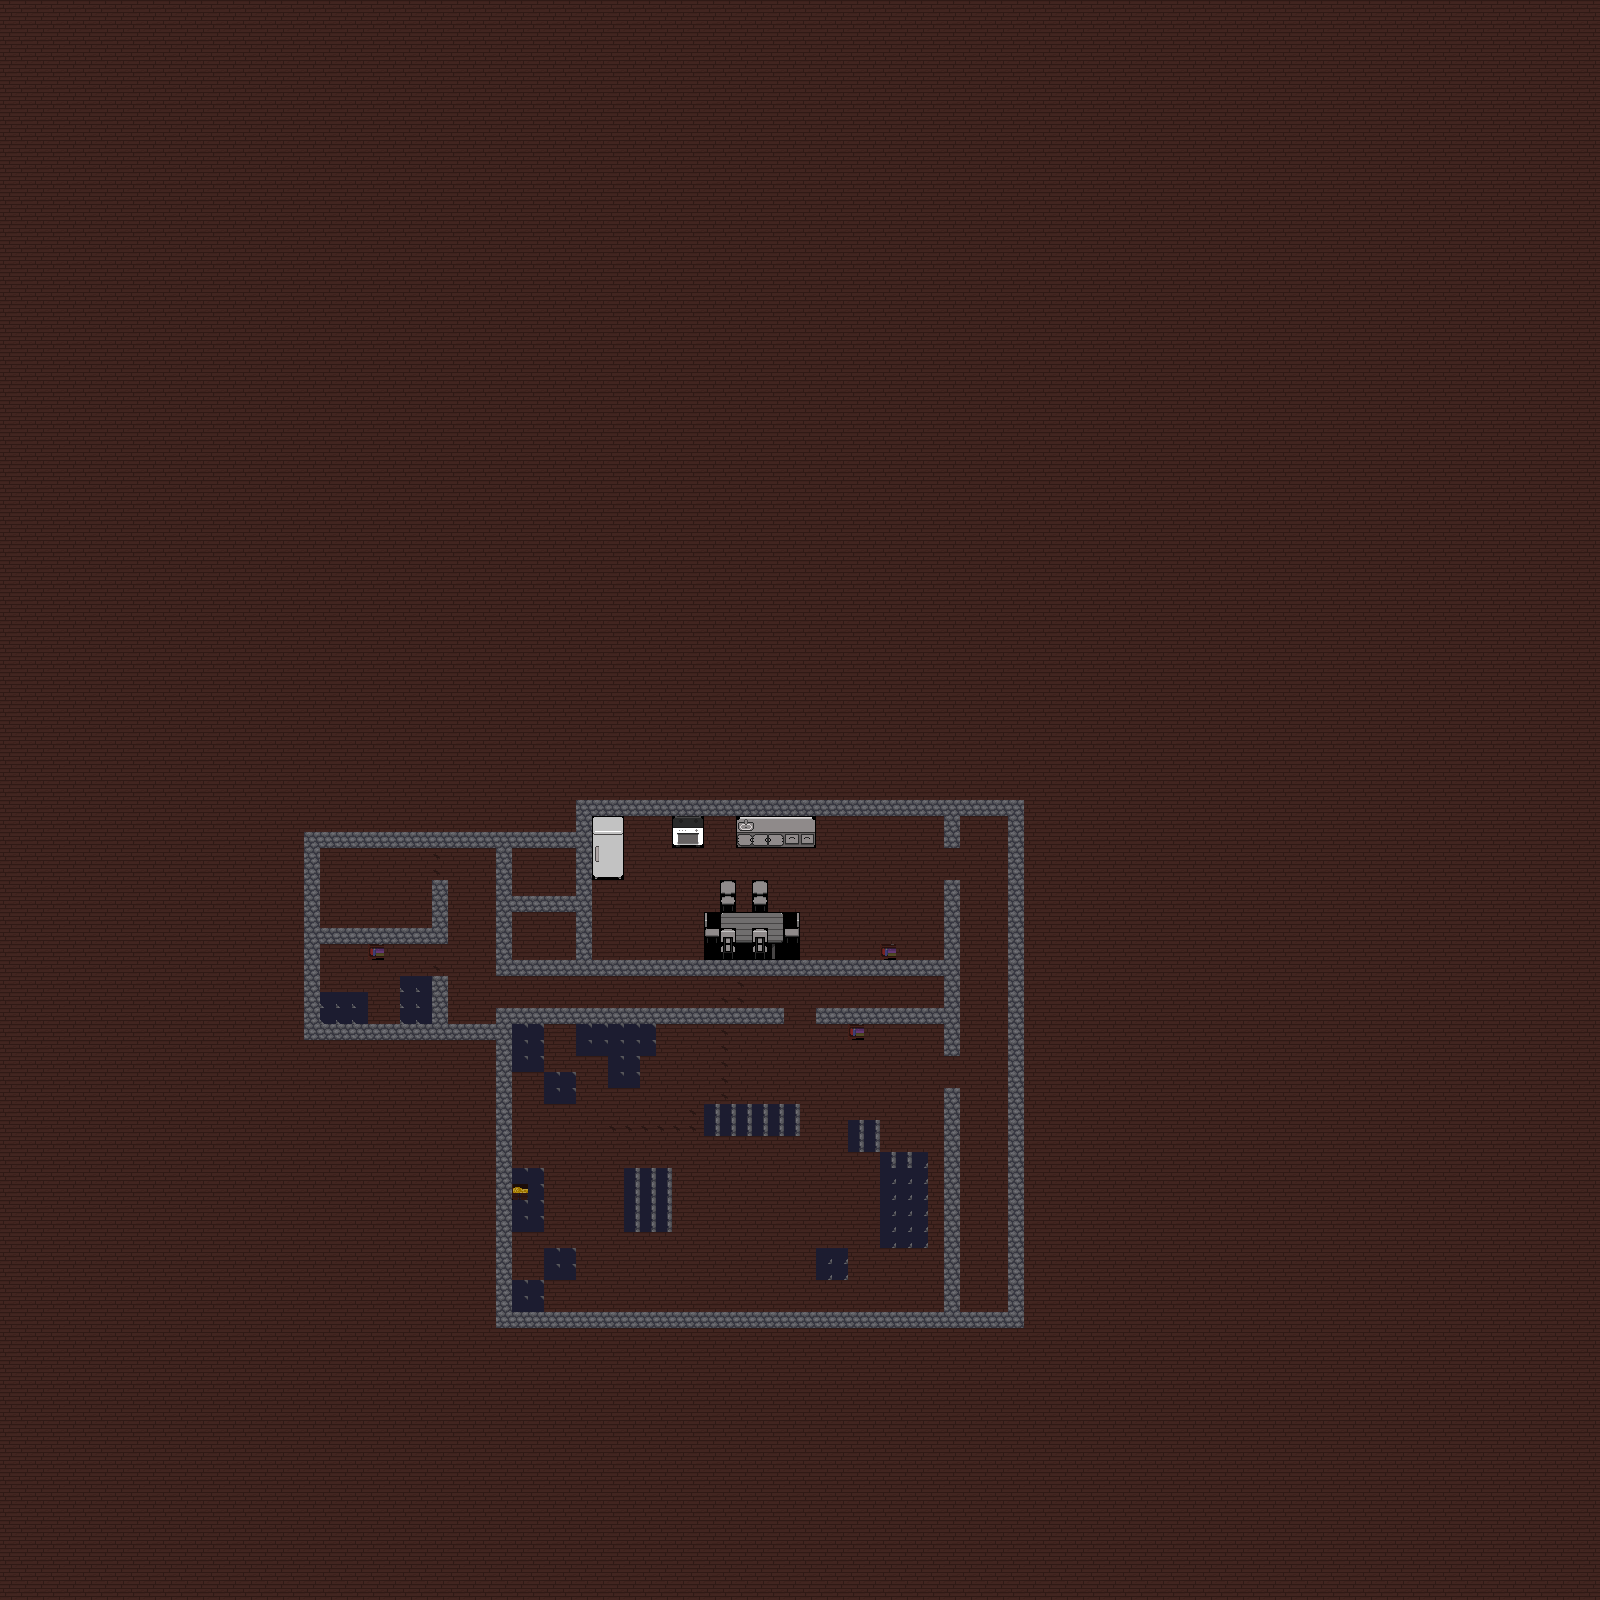

Below is a game level as drawn by its tile map, then a one-line description and the .tmx that defines it (tile-layer data replaced by summaries):
An orthogonal 100x100 tile map with 16x16 px tiles, 1 tile layer (Tile Layer 1), 2 tilesets.

<map version="1.10" tiledversion="1.12.1" orientation="orthogonal" renderorder="left-down" width="100" height="100" tilewidth="16" tileheight="16" infinite="0" nextlayerid="2" nextobjectid="1">
 <tileset firstgid="1" source="test_tileset.tsx" />
 <tileset firstgid="81" source="kitchen_tileset.tsx" />
 <layer id="1" name="Tile Layer 1" width="100" height="100">
  <data>[10000 cells, 10000 non-empty, 49 distinct tile ids]</data>
 </layer>
</map>
